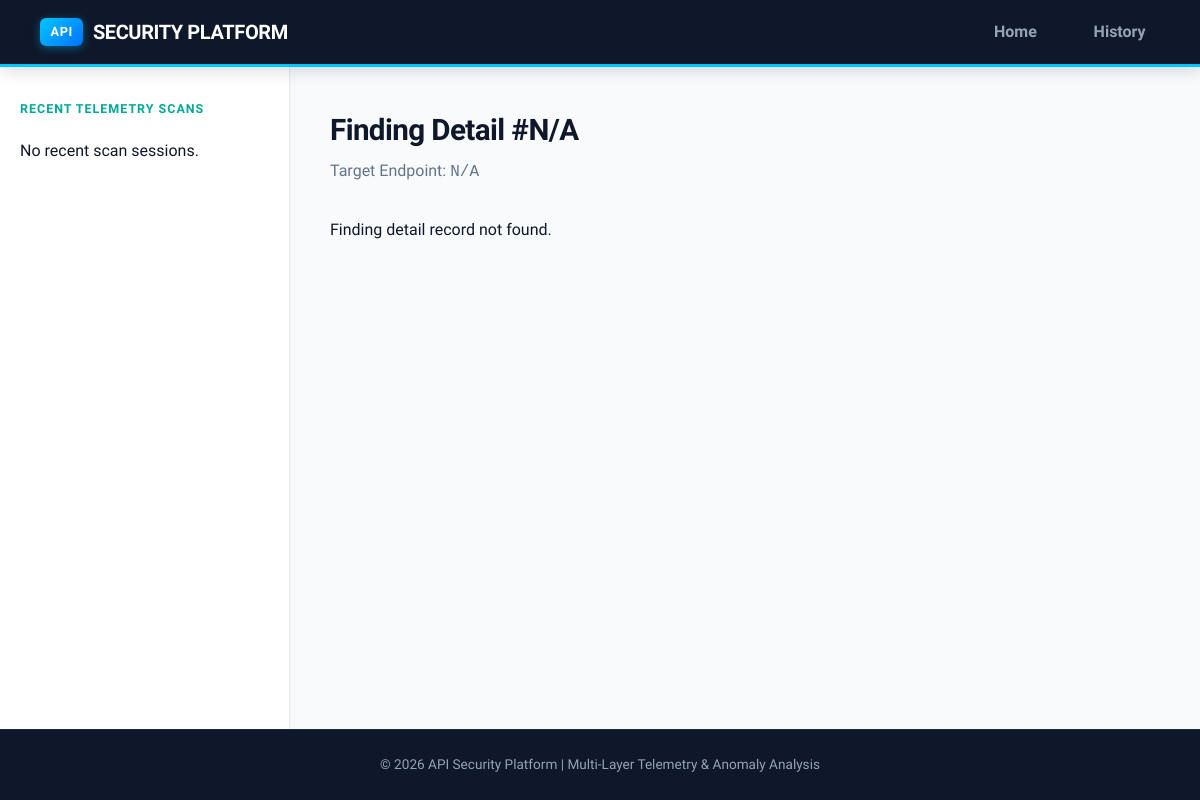
Before: /finding/2763 with the older database file.
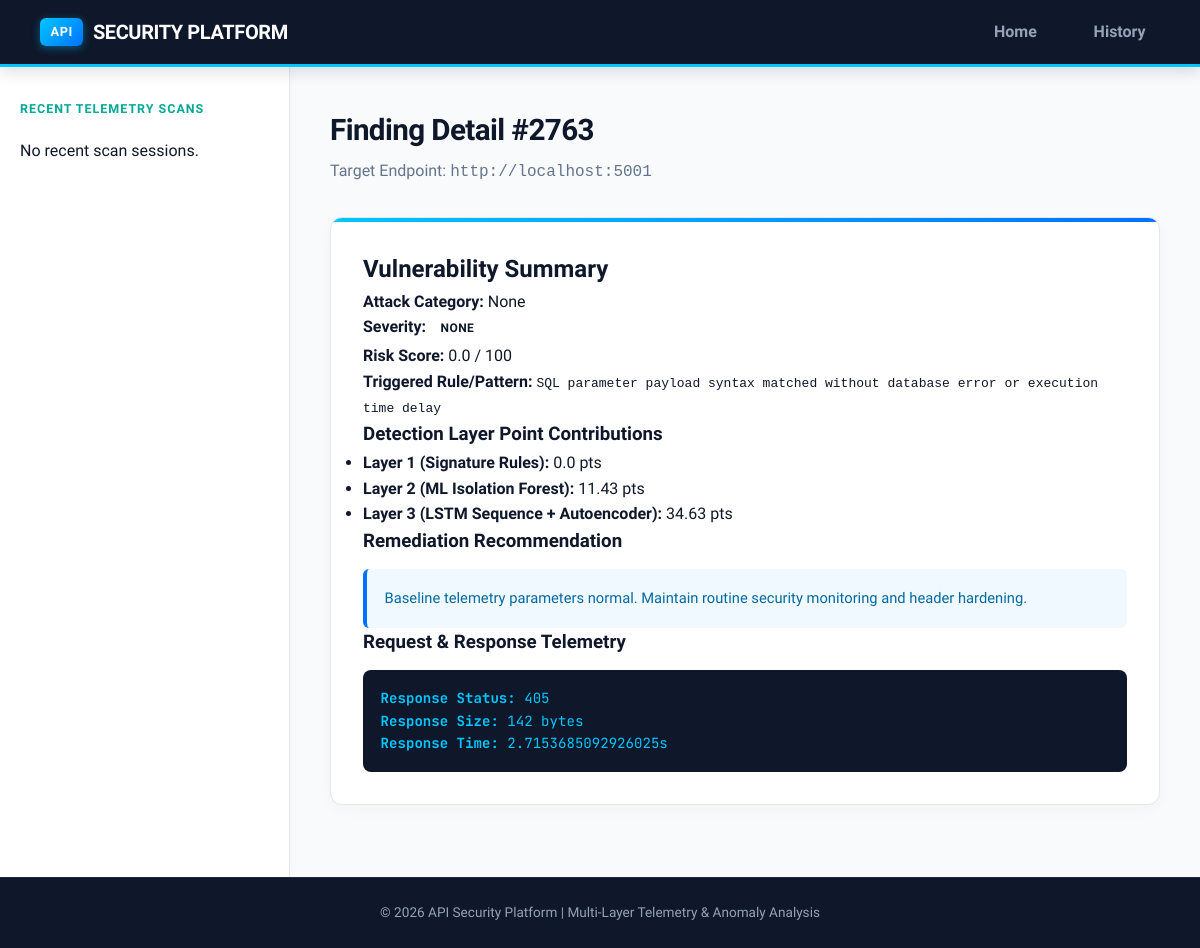
After: the same page with the newer database file.
### database/models.py (models this page shows)
class Finding(Base):
    __tablename__ = "findings"
    id = Column(Integer, primary_key=True, index=True)
    session_id = Column(Integer, ForeignKey("scan_sessions.id", ondelete="CASCADE"), nullable=False)
    endpoint_id = Column(Integer, ForeignKey("endpoints.id", ondelete="CASCADE"), nullable=True)
    attack_type = Column(String(100), nullable=False, default="None")
    finding_status = Column(String(30), nullable=False, default="Informational")
    severity = Column(String(20), nullable=False, default="Low")
    risk_score = Column(Float, default=0.0)
    signature_triggered = Column(String(255), default="")
    ml_score = Column(Float, default=0.0)
    lstm_score = Column(Float, default=0.0)
    autoencoder_score = Column(Float, default=0.0)
    recommendation = Column(Text, nullable=True)
    timestamp = Column(DateTime, default=datetime.utcnow)
    request_payload = Column(Text, nullable=True, default="")
    response_status = Column(Integer, default=200)
    response_size = Column(Integer, default=0)
    response_time = Column(Float, default=0.0)
    session = relationship("ScanSession", back_populates="findings")
    endpoint = relationship("Endpoint", back_populates="findings")

class Endpoint(Base):
    __tablename__ = "endpoints"
    id = Column(Integer, primary_key=True, index=True)
    session_id = Column(Integer, ForeignKey("scan_sessions.id", ondelete="CASCADE"), nullable=False)
    url = Column(String(500), nullable=False)
    method = Column(String(10), nullable=False, default="GET")
    discovered_at = Column(DateTime, default=datetime.utcnow)
    session = relationship("ScanSession", back_populates="endpoints")
    findings = relationship("Finding", back_populates="endpoint", cascade="all, delete-orphan")

### dashboard/routes.py (the view)
@dashboard_bp.route("/finding/<int:finding_id>")
def finding_detail(finding_id):
    finding = get_finding_by_id(finding_id)
    return render_template("report.html", finding=finding)

### database/db.py (called while the page is built)
def get_finding_by_id(finding_id: int) -> Optional[Finding]:
    db = SessionLocal()
    try:
        return db.query(Finding).options(joinedload(Finding.endpoint)).options(joinedload(Finding.session)).filter(Finding.id == finding_id).first()
    finally:
        db.close()

### dashboard/templates/report.html (shortened to what this page needs)
{% extends "base.html" %}
{% block content %}
<div class="page-header">
    <h1>Finding Detail #{{ finding.id if finding else 'N/A' }}</h1>
    <p>Target Endpoint: <code>{{ finding.endpoint.url if finding and finding.endpoint else 'N/A' }}</code></p>
</div>
{% if finding %}
<div class="card detail-card">
    <h2>Vulnerability Summary</h2>
    <div class="detail-grid">
        <div><strong>Attack Category:</strong> {{ finding.attack_type }}</div>
        <div><strong>Severity:</strong> <span class="badge {{ finding.severity|lower }}">{{ finding.severity }}</span></div>
        <div><strong>Risk Score:</strong> {{ finding.risk_score }} / 100</div>
        <div><strong>Triggered Rule/Pattern:</strong> <code>{{ finding.signature_triggered or 'N/A' }}</code></div>
    </div>
    <h3>Detection Layer Point Contributions</h3>
    <ul>
        <li><strong>Layer 1 (Signature Rules):</strong> {{ finding.risk_score }} pts</li>
        <li><strong>Layer 2 (ML Isolation Forest):</strong> {{ finding.ml_score }} pts</li>
        <li><strong>Layer 3 (LSTM Sequence + Autoencoder):</strong> {{ finding.lstm_score + finding.autoencoder_score }} pts</li>
    </ul>
    <h3>Remediation Recommendation</h3>
    <p class="recommendation-box">{{ finding.recommendation }}</p>
    <h3>Request & Response Telemetry</h3>
    <div class="code-block">
        <p><strong>Response Status:</strong> {{ finding.response_status }}</p>
        <p><strong>Response Size:</strong> {{ finding.response_size }} bytes</p>
        <p><strong>Response Time:</strong> {{ finding.response_time }}s</p>
    </div>
</div>
{% else %}
<p>Finding detail record not found.</p>
{% endif %}
{% endblock %}

### dashboard/templates/base.html (shortened to what this page needs)
<!DOCTYPE html>
<html lang="en">
<head>
    <link rel="stylesheet" href="{{ url_for('static', filename='css/style.css') }}">
</head>
<body>
    <div class="app-layout">
        <header class="navbar">
            <div class="logo">
                <a href="{{ url_for('dashboard.index') }}"><span>API</span> SECURITY PLATFORM</a>
            </div>
            <nav class="nav-links">
                <a href="{{ url_for('dashboard.index') }}">Home</a>
                <a href="{{ url_for('dashboard.history') }}">History</a>
            </nav>
        </header>
        <div class="body-container">
            <aside class="sidebar">
                <h3>Recent Telemetry Scans</h3>
                <ul class="recent-scans-list">
                    {% for sess in recent_sessions %}
                    <li>
                        <a href="{{ url_for('dashboard.results', session_id=sess.id) }}">
                            <span class="scan-url">{{ sess.target_url }}</span>
                            <span class="badge {{ sess.overall_severity|lower }}">{{ sess.overall_severity }}</span>
                        </a>
                    </li>
                    {% else %}
                    <li class="empty-list">No recent scan sessions.</li>
                    {% endfor %}
                </ul>
            </aside>
            <main class="main-viewport">
                {% block content %}{% endblock %}
            </main>
        </div>
        <footer>
            <p>&copy; 2026 API Security Platform | Multi-Layer Telemetry & Anomaly Analysis</p>
        </footer>
    </div>
</body>
</html>

### dashboard/static/css/style.css (style rules this page uses)
* { box-sizing: border-box; margin: 0; padding: 0; }
:root { --zap-navy: #0f172a; --zap-slate: #1e293b; --zap-cyan: #00c6ff; --zap-teal: #00a896; --zap-blue-gradient: linear-gradient(135deg, #00c6ff 0%, #0072ff 100%); --zap-dark-gradient: linear-gradient(135deg, #0f172a 0%, #1e293b 100%); --bg-main: #f8fafc; --bg-card: #ffffff; --text-primary: #0f172a; --text-secondary: #475569; --text-muted: #64748b; --border-color: #e2e8f0; }
body { font-family: 'Plus Jakarta Sans', -apple-system, BlinkMacSystemFont, "Segoe UI", Roboto, sans-serif; background-color: var(--bg-main); color: var(--text-primary); line-height: 1.6; min-height: 100vh; }
a { color: #0072ff; text-decoration: none; transition: all 0.2s ease; }
.app-layout { display: flex; flex-direction: column; min-height: 100vh; background-color: var(--bg-main); }
.navbar { display: flex; justify-content: space-between; align-items: center; padding: 1rem 2.5rem; background: var(--zap-navy); color: #ffffff; border-bottom: 3px solid #00c6ff; box-shadow: 0 4px 15px rgba(15, 23, 42, 0.15); position: relative; z-index: 10; }
.logo a { color: #ffffff; font-weight: 800; font-size: 1.25rem; letter-spacing: -0.02em; display: flex; align-items: center; gap: 0.6rem; }
.logo span { background: var(--zap-blue-gradient); color: #ffffff; padding: 0.25rem 0.65rem; border-radius: 6px; font-size: 0.8rem; font-weight: 800; letter-spacing: 0.05em; box-shadow: 0 2px 8px rgba(0, 198, 255, 0.4); }
.nav-links a { margin-left: 1.5rem; color: #94a3b8; font-weight: 600; padding: 0.4rem 0.9rem; border-radius: 6px; transition: all 0.2s ease; }
.body-container { display: flex; flex: 1; background-color: var(--bg-main); }
.sidebar { width: 290px; background-color: #ffffff; border-right: 1px solid #e2e8f0; padding: 2rem 1.25rem; box-shadow: 2px 0 10px rgba(0, 0, 0, 0.02); }
.sidebar h3 { font-size: 0.78rem; font-weight: 800; color: var(--zap-teal); text-transform: uppercase; letter-spacing: 0.08em; margin-bottom: 1.2rem; }
.recent-scans-list { list-style: none; }
.recent-scans-list li { margin-bottom: 0.75rem; }
.main-viewport { flex: 1; padding: 2.5rem; max-width: 1280px; margin: 0 auto; }
.page-header { margin-bottom: 2rem; }
.page-header h1 { font-size: 1.85rem; font-weight: 800; color: var(--zap-navy); letter-spacing: -0.02em; }
.page-header p { color: var(--text-muted); font-size: 1rem; margin-top: 0.2rem; }
.card { background-color: #ffffff; border-radius: 12px; padding: 2rem; margin-bottom: 2rem; border: 1px solid #e2e8f0; box-shadow: 0 4px 15px rgba(0, 0, 0, 0.03); position: relative; overflow: hidden; }
.card::before { content: ''; position: absolute; top: 0; left: 0; right: 0; height: 4px; background: var(--zap-blue-gradient); }
.badge { padding: 0.3rem 0.65rem; border-radius: 6px; font-size: 0.75rem; font-weight: 800; text-transform: uppercase; letter-spacing: 0.04em; display: inline-block; }
.recommendation-box { background-color: #f0f9ff; padding: 1.1rem; border-left: 4px solid #0072ff; border-radius: 6px; margin-top: 0.75rem; color: #0369a1; font-size: 0.92rem; }
.code-block { background-color: var(--zap-navy); color: #00c6ff; padding: 1.1rem; border-radius: 8px; font-family: 'JetBrains Mono', monospace; margin-top: 0.75rem; font-size: 0.88rem; }
footer { text-align: center; padding: 1.5rem; background-color: var(--zap-navy); border-top: 1px solid #1e293b; color: #94a3b8; font-size: 0.85rem; font-weight: 500; }

Changed rows visible on the page:
added Finding: id "2763", attack_type "None", severity "NONE", risk_score "0.0", signature_triggered "SQL parameter payload syntax matched without database error or execution time delay", ml_score "11.43", finding.lstm_score+finding.autoencoder_score "34.63", recommendation "Baseline telemetry parameters normal. Maintain routine security monitoring and header hardening.", response_status "405", response_size "142", response_time "2.7153685092926025"
added Endpoint: endpoint "http://localhost:5001"
Other visible differences:
{{ finding.id if finding else 'N/A' }}: "N/A" → (not shown)
{{ finding.endpoint.url if finding and finding.endpoint else 'N/A' }}: "N/A" → (not shown)
text no longer shown: "Finding detail record not found."
text now shown: "Vulnerability Summary Attack Category: Severity: Risk Score: / 100 Triggered Rule/Pattern: Detection Layer Point Contributions Layer 1 (Signature Rules): pts Layer 2 (ML Isolation Forest): pts Layer 3 (LSTM Sequence + Autoencoder): pts Remediation Recommendation Request & Response Telemetry Response Status: Response Size: bytes Response Time: s"
